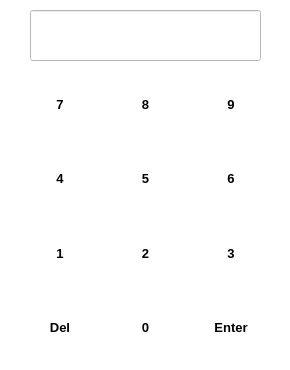
<?xml version="1.0" encoding="UTF-8"?>
<ui version="4.0">
 <class>Dialog</class>
 <widget class="QDialog" name="Dialog">
  <property name="geometry">
   <rect>
    <x>0</x>
    <y>0</y>
    <width>290</width>
    <height>370</height>
   </rect>
  </property>
  <property name="windowTitle">
   <string>Dialog</string>
  </property>
  <property name="styleSheet">
   <string notr="true">background-color: rgb(255,255,255);</string>
  </property>
  <widget class="QWidget" name="gridWidget" native="true">
   <property name="geometry">
    <rect>
     <x>20</x>
     <y>70</y>
     <width>251</width>
     <height>291</height>
    </rect>
   </property>
   <layout class="QGridLayout" name="gridLayout_5">
    <item row="1" column="2">
     <widget class="QPushButton" name="num_6">
      <property name="maximumSize">
       <size>
        <width>100</width>
        <height>80</height>
       </size>
      </property>
      <property name="font">
       <font>
        <family>Arial</family>
        <pointsize>10</pointsize>
        <weight>75</weight>
        <bold>true</bold>
       </font>
      </property>
      <property name="styleSheet">
       <string notr="true">

QPushButton{
color: rgb(3, 86, 161);

}
QPushButton:pressed {

	color: rgb(0, 0, 0);

}

QPushButton{
background-color: rgbA(3, 86, 161,30);
color: rgb(0, 0, 0);
    border-width: 2px;
    border-radius: 10px;
}

QPushButton:pressed {
background-color: rgbA(3, 86, 161,60);
	color: rgb(0, 0, 0);
    border-width: 2px;
    border-radius: 10px;

}</string>
      </property>
      <property name="text">
       <string>6</string>
      </property>
     </widget>
    </item>
    <item row="1" column="1">
     <widget class="QPushButton" name="num_5">
      <property name="maximumSize">
       <size>
        <width>100</width>
        <height>80</height>
       </size>
      </property>
      <property name="font">
       <font>
        <family>Arial</family>
        <pointsize>10</pointsize>
        <weight>75</weight>
        <bold>true</bold>
       </font>
      </property>
      <property name="styleSheet">
       <string notr="true">

QPushButton{
background-color: rgbA(3, 86, 161,30);
color: rgb(0, 0, 0);
    border-width: 2px;
    border-radius: 10px;
}

QPushButton:pressed {
background-color: rgbA(3, 86, 161,60);
	color: rgb(0, 0, 0);
    border-width: 2px;
    border-radius: 10px;

}</string>
      </property>
      <property name="text">
       <string>5</string>
      </property>
     </widget>
    </item>
    <item row="3" column="1">
     <widget class="QPushButton" name="num_0">
      <property name="maximumSize">
       <size>
        <width>100</width>
        <height>80</height>
       </size>
      </property>
      <property name="font">
       <font>
        <family>Arial</family>
        <pointsize>10</pointsize>
        <weight>75</weight>
        <bold>true</bold>
       </font>
      </property>
      <property name="styleSheet">
       <string notr="true">

QPushButton{
background-color: rgbA(3, 86, 161,30);
color: rgb(0, 0, 0);
    border-width: 2px;
    border-radius: 10px;
}

QPushButton:pressed {
background-color: rgbA(3, 86, 161,60);
	color: rgb(0, 0, 0);
    border-width: 2px;
    border-radius: 10px;

}</string>
      </property>
      <property name="text">
       <string>0</string>
      </property>
     </widget>
    </item>
    <item row="3" column="2">
     <widget class="QPushButton" name="num_enter">
      <property name="maximumSize">
       <size>
        <width>100</width>
        <height>80</height>
       </size>
      </property>
      <property name="font">
       <font>
        <family>Arial</family>
        <pointsize>10</pointsize>
        <weight>75</weight>
        <bold>true</bold>
       </font>
      </property>
      <property name="styleSheet">
       <string notr="true">

QPushButton{
background-color: rgbA(3, 86, 161,30);
color: rgb(0, 0, 0);
    border-width: 2px;
    border-radius: 10px;
}

QPushButton:pressed {
background-color: rgbA(3, 86, 161,60);
	color: rgb(0, 0, 0);
    border-width: 2px;
    border-radius: 10px;

}</string>
      </property>
      <property name="text">
       <string>Enter</string>
      </property>
     </widget>
    </item>
    <item row="3" column="0">
     <widget class="QPushButton" name="num_del">
      <property name="maximumSize">
       <size>
        <width>100</width>
        <height>80</height>
       </size>
      </property>
      <property name="font">
       <font>
        <family>Arial</family>
        <pointsize>10</pointsize>
        <weight>75</weight>
        <bold>true</bold>
       </font>
      </property>
      <property name="styleSheet">
       <string notr="true">

QPushButton{
background-color: rgbA(3, 86, 161,30);
color: rgb(0, 0, 0);
    border-width: 2px;
    border-radius: 10px;
}

QPushButton:pressed {
background-color: rgbA(3, 86, 161,60);
	color: rgb(0, 0, 0);
    border-width: 2px;
    border-radius: 10px;

}</string>
      </property>
      <property name="text">
       <string>Del</string>
      </property>
     </widget>
    </item>
    <item row="0" column="2">
     <widget class="QPushButton" name="num_9">
      <property name="maximumSize">
       <size>
        <width>100</width>
        <height>80</height>
       </size>
      </property>
      <property name="font">
       <font>
        <family>Arial</family>
        <pointsize>10</pointsize>
        <weight>75</weight>
        <bold>true</bold>
       </font>
      </property>
      <property name="styleSheet">
       <string notr="true">

QPushButton{
background-color: rgbA(3, 86, 161,30);
color: rgb(0, 0, 0);
    border-width: 2px;
    border-radius: 10px;
}

QPushButton:pressed {
background-color: rgbA(3, 86, 161,60);
	color: rgb(0, 0, 0);
    border-width: 2px;
    border-radius: 10px;

}</string>
      </property>
      <property name="text">
       <string>9</string>
      </property>
     </widget>
    </item>
    <item row="0" column="1">
     <widget class="QPushButton" name="num_8">
      <property name="maximumSize">
       <size>
        <width>100</width>
        <height>80</height>
       </size>
      </property>
      <property name="font">
       <font>
        <family>Arial</family>
        <pointsize>10</pointsize>
        <weight>75</weight>
        <bold>true</bold>
       </font>
      </property>
      <property name="styleSheet">
       <string notr="true">

QPushButton{
background-color: rgbA(3, 86, 161,30);
color: rgb(0, 0, 0);
    border-width: 2px;
    border-radius: 10px;
}

QPushButton:pressed {
background-color: rgbA(3, 86, 161,60);
	color: rgb(0, 0, 0);
    border-width: 2px;
    border-radius: 10px;

}</string>
      </property>
      <property name="text">
       <string>8</string>
      </property>
     </widget>
    </item>
    <item row="0" column="0">
     <widget class="QPushButton" name="num_7">
      <property name="sizePolicy">
       <sizepolicy hsizetype="Fixed" vsizetype="Fixed">
        <horstretch>0</horstretch>
        <verstretch>0</verstretch>
       </sizepolicy>
      </property>
      <property name="maximumSize">
       <size>
        <width>100</width>
        <height>80</height>
       </size>
      </property>
      <property name="font">
       <font>
        <family>Arial</family>
        <pointsize>10</pointsize>
        <weight>75</weight>
        <bold>true</bold>
       </font>
      </property>
      <property name="styleSheet">
       <string notr="true">

QPushButton{
background-color: rgbA(3, 86, 161,30);
color: rgb(0, 0, 0);
    border-width: 2px;
    border-radius: 10px;
}

QPushButton:pressed {
background-color: rgbA(3, 86, 161,60);
	color: rgb(0, 0, 0);
    border-width: 2px;
    border-radius: 10px;

}</string>
      </property>
      <property name="text">
       <string>7</string>
      </property>
     </widget>
    </item>
    <item row="2" column="0">
     <widget class="QPushButton" name="num_1">
      <property name="maximumSize">
       <size>
        <width>100</width>
        <height>80</height>
       </size>
      </property>
      <property name="font">
       <font>
        <family>Arial</family>
        <pointsize>10</pointsize>
        <weight>75</weight>
        <bold>true</bold>
       </font>
      </property>
      <property name="styleSheet">
       <string notr="true">

QPushButton{
background-color: rgbA(3, 86, 161,30);
color: rgb(0, 0, 0);
    border-width: 2px;
    border-radius: 10px;
}

QPushButton:pressed {
background-color: rgbA(3, 86, 161,60);
	color: rgb(0, 0, 0);
    border-width: 2px;
    border-radius: 10px;

}</string>
      </property>
      <property name="text">
       <string>1</string>
      </property>
     </widget>
    </item>
    <item row="2" column="2">
     <widget class="QPushButton" name="num_3">
      <property name="maximumSize">
       <size>
        <width>100</width>
        <height>80</height>
       </size>
      </property>
      <property name="font">
       <font>
        <family>Arial</family>
        <pointsize>10</pointsize>
        <weight>75</weight>
        <bold>true</bold>
       </font>
      </property>
      <property name="styleSheet">
       <string notr="true">

QPushButton{
background-color: rgbA(3, 86, 161,30);
color: rgb(0, 0, 0);
    border-width: 2px;
    border-radius: 10px;
}

QPushButton:pressed {
background-color: rgbA(3, 86, 161,60);
	color: rgb(0, 0, 0);
    border-width: 2px;
    border-radius: 10px;

}</string>
      </property>
      <property name="text">
       <string>3</string>
      </property>
     </widget>
    </item>
    <item row="2" column="1">
     <widget class="QPushButton" name="num_2">
      <property name="maximumSize">
       <size>
        <width>100</width>
        <height>80</height>
       </size>
      </property>
      <property name="font">
       <font>
        <family>Arial</family>
        <pointsize>10</pointsize>
        <weight>75</weight>
        <bold>true</bold>
       </font>
      </property>
      <property name="styleSheet">
       <string notr="true">

QPushButton{
background-color: rgbA(3, 86, 161,30);
color: rgb(0, 0, 0);
    border-width: 2px;
    border-radius: 10px;
}

QPushButton:pressed {
background-color: rgbA(3, 86, 161,60);
	color: rgb(0, 0, 0);
    border-width: 2px;
    border-radius: 10px;

}</string>
      </property>
      <property name="text">
       <string>2</string>
      </property>
     </widget>
    </item>
    <item row="1" column="0">
     <widget class="QPushButton" name="num_4">
      <property name="maximumSize">
       <size>
        <width>100</width>
        <height>80</height>
       </size>
      </property>
      <property name="font">
       <font>
        <family>Arial</family>
        <pointsize>10</pointsize>
        <weight>75</weight>
        <bold>true</bold>
       </font>
      </property>
      <property name="styleSheet">
       <string notr="true">

QPushButton{
background-color: rgbA(3, 86, 161,30);
color: rgb(0, 0, 0);
    border-width: 2px;
    border-radius: 10px;
}

QPushButton:pressed {
background-color: rgbA(3, 86, 161,60);
	color: rgb(0, 0, 0);
    border-width: 2px;
    border-radius: 10px;

}</string>
      </property>
      <property name="text">
       <string>4</string>
      </property>
     </widget>
    </item>
   </layout>
  </widget>
  <widget class="QLineEdit" name="keypad_val">
   <property name="geometry">
    <rect>
     <x>30</x>
     <y>10</y>
     <width>231</width>
     <height>51</height>
    </rect>
   </property>
   <property name="font">
    <font>
     <family>Arial</family>
     <pointsize>11</pointsize>
     <weight>75</weight>
     <bold>true</bold>
    </font>
   </property>
   <property name="styleSheet">
    <string notr="true"/>
   </property>
   <property name="text">
    <string/>
   </property>
  </widget>
 </widget>
 <resources/>
 <connections/>
</ui>
